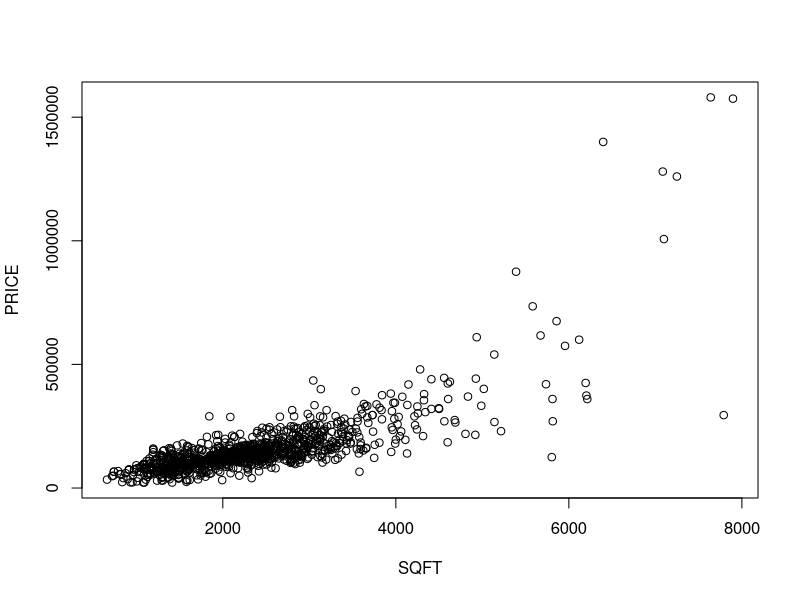
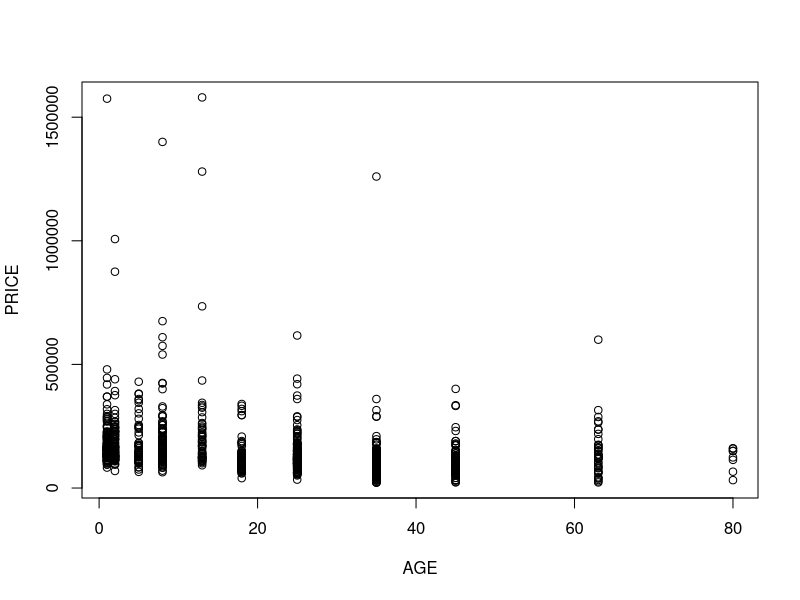
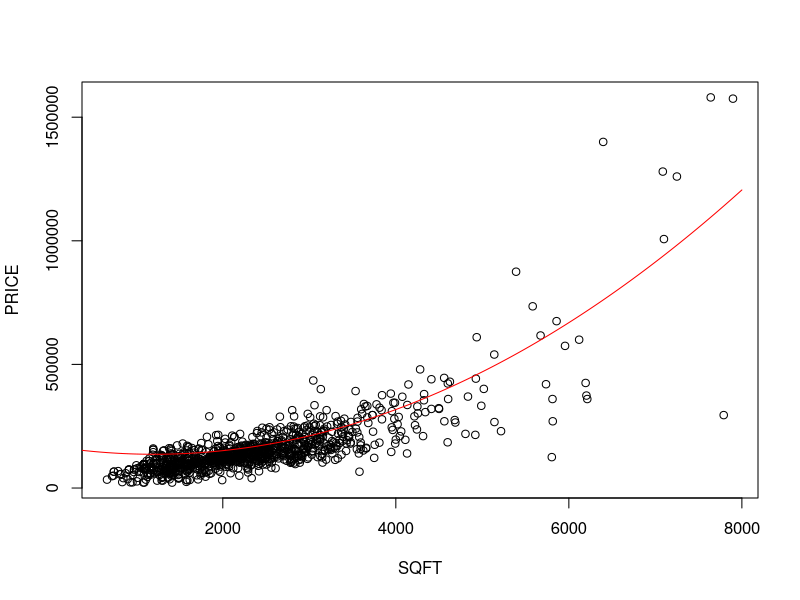
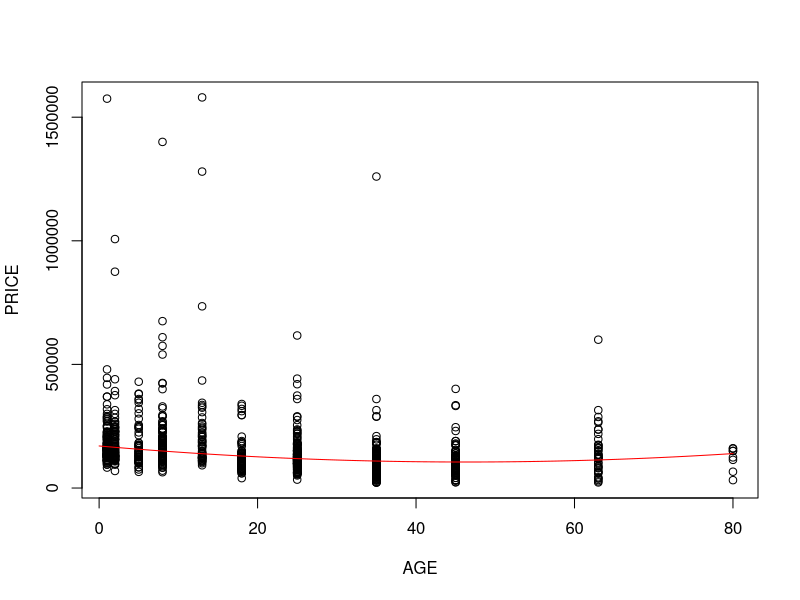
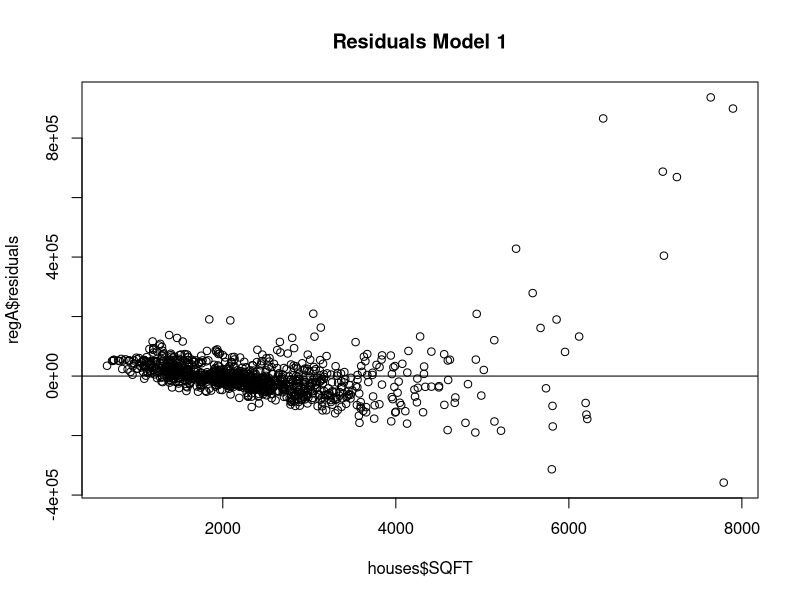
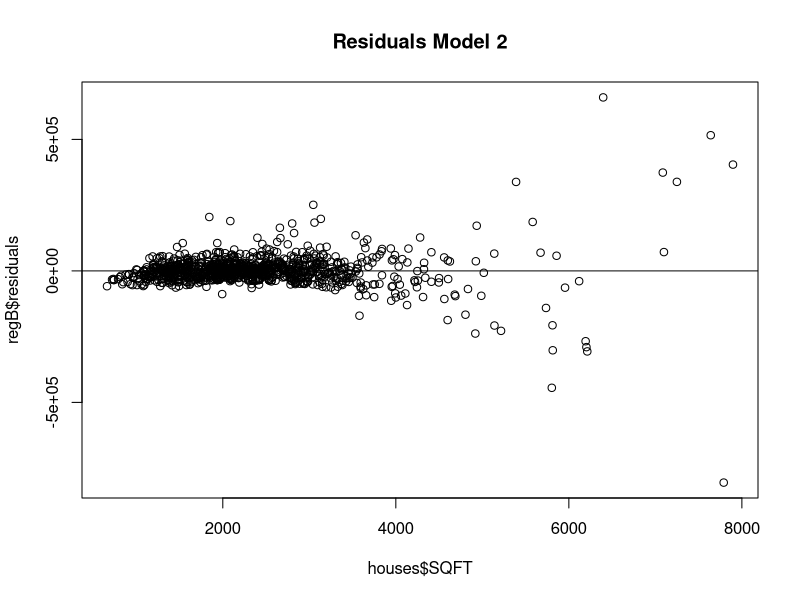
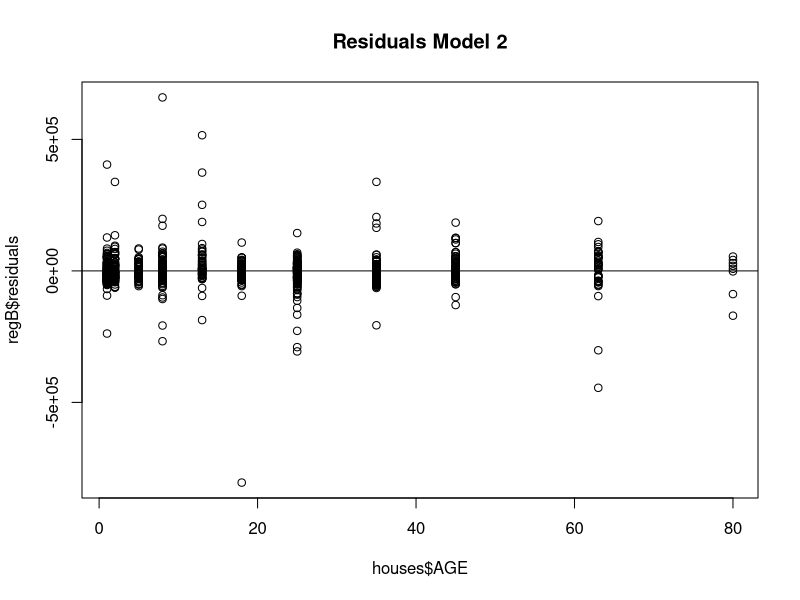

Source code (R) for these figures, in order:
################################################################################
#                                                                              #
#                Exercise 5: Multiple Regression Model                         # 
#                           Assignment 3                                       #
#                                                                              #
################################################################################

##### Assignment 3: House Prices: Multiple Regression Model #####

# Data
houses <- read.csv("houseprices2.csv")

# Exploration
summary(houses) # data summary
cor(houses) # data correlation matrix
# scatterplot price vs. sqft
plot(PRICE ~ SQFT, data = houses)
# scatterplot price vs. age
plot(PRICE ~ AGE, data = houses)

# (a) Model 1
regA <- lm(PRICE ~ SQFT + AGE, data = houses)
summary(regA)

# (a)(ii) 95% Confidence Interval
# get coefficients
co <- coef(summary(regA))
# calculate upper and lower bound 
up <- co[2,1] + qt(0.975, regA$df.residual)*co[2,2]
low <- co[2,1] - qt(0.975, regA$df.residual)*co[2,2]

# (a)(iii) t-Test: H_0: beta_3 >=-1000
# calculate t-Statistic
tstatA <- (co[3,1] - (-1000))/co[3,2]
# calculate the p-value, left-sided
pValA <- pt(tstatA, df = regA$df.residual)

# (b) Model 2: include squard terms
regB <- lm(PRICE ~ SQFT + I(SQFT^2) + AGE + I(AGE^2), data = houses)
summary(regB)
# get coefficients
coB <- coef(summary(regB))
# (b)(i) Marginal Effects
effectSqftMin <- coB[2,1] + 2*coB[3,1]*min(houses$SQFT)
effectSqftMax <- coB[2,1] + 2*coB[3,1]*max(houses$SQFT)
effectSqft2000 <- coB[2,1] + 2*coB[3,1]*2000

# (b)(ii) Marginal Effects
effectAgeMin <- coB[4,1] + 2*coB[5,1]*min(houses$AGE)
effectAgeMax <- coB[4,1] + 2*coB[5,1]*max(houses$AGE)
effectAge25 <- coB[4,1] + 2*coB[5,1]*25

# (b) (iii) 95% Confidence Interval for a house with 2000 sqft
covB <- vcov(regB) # Variance - Covariance Matrix of the coefficients
# calculate standarderror of the linear combination of coefficients
seSqft2000 <- sqrt(covB[2,2] + 4000^2*covB[3,3] + 2*4000*covB[2,3])
# calculate upper and lower bound
upB <- effectSqft2000 + qt(0.975, regB$df.residual)*seSqft2000
lowB <- effectSqft2000 - qt(0.975, regB$df.residual)*seSqft2000

# (b) (iv) Version Lea:  t-Test H_O: effect >=-1000 at age=25
# calculate standarderror of the linear combination of coefficients
seAge25 <- sqrt(covB[4,4] + (2*25)^2*covB[5,5] + 2*(2*25)*covB[4,5])
# calculate t-Statistic: H_0: beta_4 + 2*beta_5*25 >= -1000
tstatB <- (effectAge25 - (-1000))/seAge25
# calculate the p-value, left-sided
pValB <- pt(tstatB, df = regB$df.residual)

# (b) (iv) Version Buch: t-Test H_O: effect >=-1000 at age=20
effectAge20 <- coB[4,1] + 2*coB[5,1]*20
# calculate standarderror of the linear combination of coefficients
seAge20 <- sqrt(covB[4,4] + (2*20)^2*covB[5,5] + 2*(2*20)*covB[4,5])
# calculate t-Statistic: H_0: beta_4 + 2*beta_5*25 >= -1000
tstat20 <- (effectAge20 - (-1000))/seAge20
# calculate the p-value, left-sided
pVal20 <- pt(tstat20, df = regB$df.residual)

# Extra: Graphic Evaluation of the Models

# Fitted Graphs
sqft <- seq(20, 8000, 1)
age <- seq(0, 80, 0.5)
fittedValsSQFT <- regB$coefficients[1] + regB$coefficients[2]*sqft + regB$coefficients[3]*sqft^2
fittedValsAGE <- regB$coefficients[1] + regB$coefficients[4]*age + regB$coefficients[5]*age^2

plot(PRICE ~ SQFT, data = houses)
lines(fittedValsSQFT ~ sqft, col = "red")

plot(PRICE ~ AGE, data = houses)
lines(fittedValsAGE ~ age, col = "red")

# Residual Plots
# Model 1
plot(regA$residuals ~ houses$SQFT, main = "Residuals Model 1")
abline(h=0)

# Model 2
plot(regB$residuals ~ houses$SQFT, main = "Residuals Model 2")
abline(h=0)

plot(regB$residuals ~ houses$AGE, main = "Residuals Model 2")
abline(h=0)
